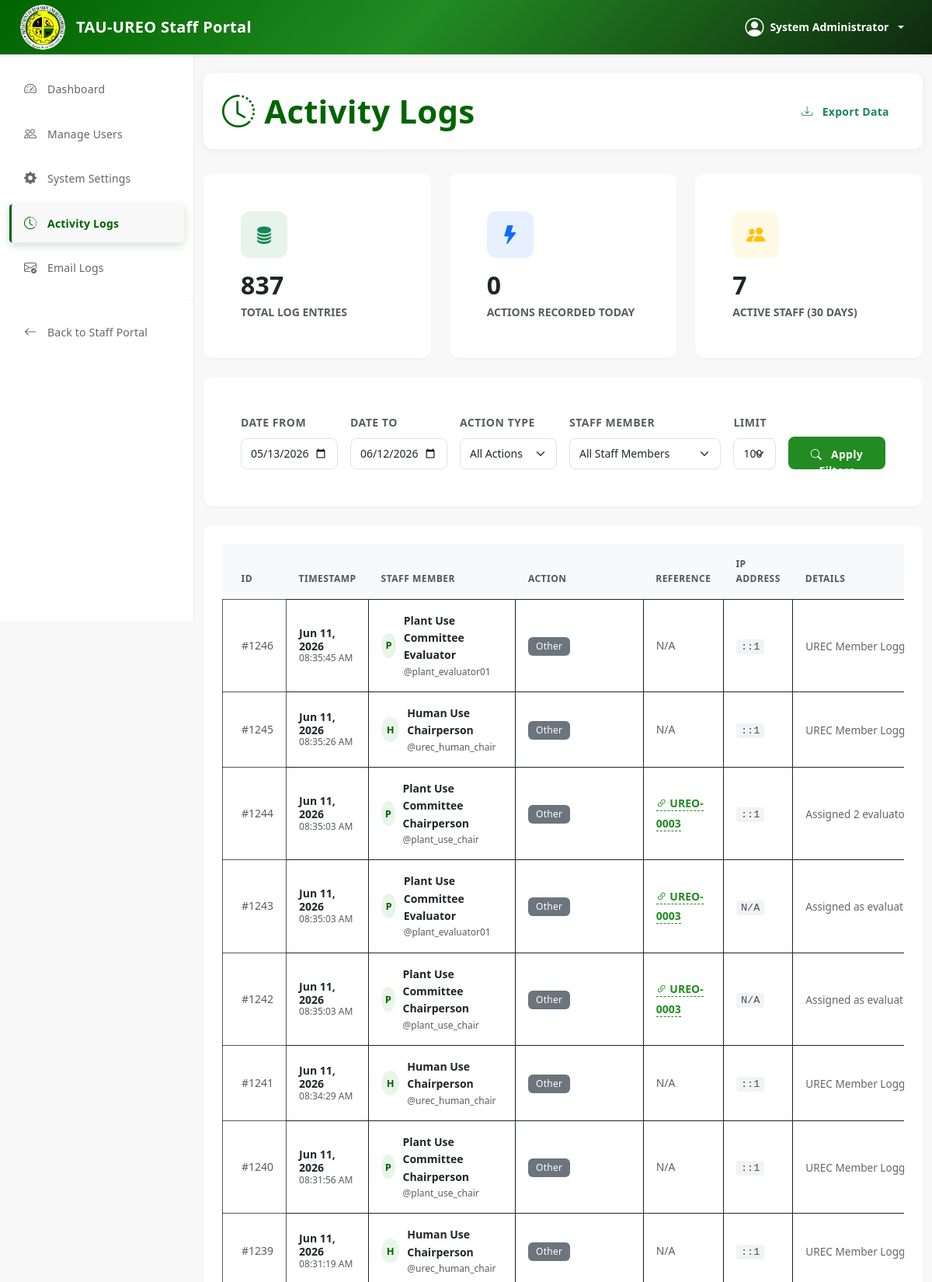
Page /admin/activity-logs.php (signed in, upper part) on the committed database.
### tables this page shows
CREATE TABLE `staff_logs` (
  `log_id` int NOT NULL AUTO_INCREMENT,
  `staff_id` int NOT NULL,
  `queue_number` varchar(20) DEFAULT NULL,
  `action_type` enum('opened_message','sent_reply','approved','rejected','viewed_application','downloaded_document','reclassified_ai','ai_feedback','other') NOT NULL,
  `action_details` text,
  `ip_address` varchar(45) DEFAULT NULL,
  `timestamp` timestamp NULL DEFAULT CURRENT_TIMESTAMP,
  PRIMARY KEY (`log_id`),
  KEY `idx_staff` (`staff_id`),
  KEY `idx_queue` (`queue_number`),
  KEY `idx_timestamp` (`timestamp`),
  CONSTRAINT `staff_logs_ibfk_1` FOREIGN KEY (`staff_id`) REFERENCES `users` (`user_id`) ON DELETE CASCADE,
  CONSTRAINT `staff_logs_ibfk_2` FOREIGN KEY (`queue_number`) REFERENCES `applications` (`queue_number`) ON DELETE SET NULL
);

CREATE TABLE `users` (
  `user_id` int NOT NULL AUTO_INCREMENT,
  `username` varchar(50) NOT NULL,
  `password_hash` varchar(255) NOT NULL,
  `user_role` enum('admin','staff','urec') DEFAULT 'staff',
  `committee_designation` varchar(50) DEFAULT NULL,
  `committee_id` int DEFAULT NULL,
  `role` enum('staff','admin') NOT NULL,
  `designation` varchar(100) DEFAULT NULL,
  `email` varchar(100) NOT NULL,
  `full_name` varchar(100) NOT NULL,
  `active_status` tinyint(1) DEFAULT '1',
  `is_active` tinyint(1) DEFAULT '1',
  `created_at` timestamp NULL DEFAULT CURRENT_TIMESTAMP,
  `last_login` timestamp NULL DEFAULT NULL,
  PRIMARY KEY (`user_id`),
  UNIQUE KEY `username` (`username`),
  KEY `idx_username` (`username`),
  KEY `idx_role` (`role`)
);

### admin/activity-logs.php (the view, shortened to what this page needs)
<?php
$conn = getDBConnection();
$date_from = $_GET['date_from'] ?? date('Y-m-d', strtotime('-30 days'));
$date_to = $_GET['date_to'] ?? date('Y-m-d');
$limit = (int)($_GET['limit'] ?? 100);
$query = "
    SELECT sl.*, u.full_name, u.username
    FROM staff_logs sl
    JOIN users u ON sl.staff_id = u.user_id
    WHERE DATE(sl.timestamp) BETWEEN ? AND ?
";
$params = [$date_from, $date_to];
$types = "ss";
$query .= " ORDER BY sl.timestamp DESC LIMIT ?";
$params[] = $limit;
$types .= "i";
$stmt = $conn->prepare($query);
$stmt->bind_param($types, ...$params);
$stmt->execute();
$logs = $stmt->get_result();
$stats = [];
$stats['total_logs'] = $conn->query("SELECT COUNT(*) as count FROM staff_logs")->fetch_assoc()['count'];
$stats['today_actions'] = $conn->query("SELECT COUNT(*) as count FROM staff_logs WHERE DATE(timestamp) = CURDATE()")->fetch_assoc()['count'];
$stats['unique_users'] = $conn->query("SELECT COUNT(DISTINCT staff_id) as count FROM staff_logs WHERE DATE(timestamp) >= DATE_SUB(CURDATE(), INTERVAL 30 DAY)")->fetch_assoc()['count'];
include '../includes/auth_header.php';
?>
<div class="container-fluid py-4">
    <div class="logs-header">
        <h2 class="logs-title">
            <i class="bi bi-clock-history"></i> Activity Logs
        </h2>
        <button type="button" class="btn btn-outline-success btn-export" onclick="exportLogs()">
            <i class="bi bi-download me-2"></i> Export Data
        </button>
    </div>
    <div class="row g-4 mb-4">
        <div class="col-md-4">
            <div class="card stat-card shadow-sm">
                <div class="card-body p-4">
                    <div class="stat-icon-wrapper bg-success bg-opacity-10 text-success">
                        <i class="bi bi-database-fill"></i>
                    </div>
                    <h3 class="fw-bold mb-1"><?php echo number_format($stats['total_logs']); ?></h3>
                    <p class="text-muted mb-0 small text-uppercase fw-semibold">Total Log Entries</p>
                </div>
            </div>
        </div>
        <div class="col-md-4">
            <div class="card stat-card shadow-sm">
                <div class="card-body p-4">
                    <div class="stat-icon-wrapper bg-primary bg-opacity-10 text-primary">
                        <i class="bi bi-lightning-fill"></i>
                    </div>
                    <h3 class="fw-bold mb-1"><?php echo number_format($stats['today_actions']); ?></h3>
                    <p class="text-muted mb-0 small text-uppercase fw-semibold">Actions Recorded Today</p>
                </div>
            </div>
        </div>
        <div class="col-md-4">
            <div class="card stat-card shadow-sm">
                <div class="card-body p-4">
                    <div class="stat-icon-wrapper bg-warning bg-opacity-10 text-warning">
                        <i class="bi bi-people-fill"></i>
                    </div>
                    <h3 class="fw-bold mb-1"><?php echo $stats['unique_users']; ?></h3>
                    <p class="text-muted mb-0 small text-uppercase fw-semibold">Active Staff (30 Days)</p>
                </div>
            </div>
        </div>
    </div>
    <div class="card filter-card shadow-sm mb-4">
        <div class="card-body p-4">
            <form method="GET" class="row g-3 align-items-end">
                <div class="col-lg-2 col-md-4">
                    <label class="form-label small fw-bold text-muted">DATE FROM</label>
                    <input type="date" name="date_from" class="form-control" value="<?php echo htmlspecialchars($date_from); ?>">
                </div>
                <div class="col-lg-2 col-md-4">
                    <label class="form-label small fw-bold text-muted">DATE TO</label>
                    <input type="date" name="date_to" class="form-control" value="<?php echo htmlspecialchars($date_to); ?>">
                </div>
                <div class="col-lg-2 col-md-4">
                    <label class="form-label small fw-bold text-muted">ACTION TYPE</label>
                    <select name="action" class="form-select">
                        <option value="">All Actions</option>
                    </select>
                </div>
                <div class="col-lg-3 col-md-6">
                    <label class="form-label small fw-bold text-muted">STAFF MEMBER</label>
                    <select name="staff" class="form-select">
                        <option value="">All Staff Members</option>
                    </select>
                </div>
                <div class="col-lg-1 col-md-3">
                    <label class="form-label small fw-bold text-muted">LIMIT</label>
                    <select name="limit" class="form-select">
                        <option value="100" <?php echo $limit == 100 ? 'selected' : ''; ?>>100</option>
                    </select>
                </div>
                <div class="col-lg-2 col-md-3">
                    <button type="submit" class="btn btn-success btn-filter">
                        <i class="bi bi-search me-2"></i> Apply Filters
                    </button>
                </div>
            </form>
        </div>
    </div>
    <div class="card logs-table-card shadow-sm">
        <div class="card-body p-0">
            <div class="table-responsive">
                <table class="table table-hover align-middle mb-0" id="logsTable">
                    <thead>
                        <tr>
                            <th class="ps-4">ID</th>
                            <th>Timestamp</th>
                            <th>Staff Member</th>
                            <th>Action</th>
                            <th>Reference</th>
                            <th>IP Address</th>
                            <th>Details</th>
                        </tr>
                    </thead>
                    <tbody>
                        <?php if ($logs->num_rows > 0): ?>
                            <?php while ($log = $logs->fetch_assoc()): ?>
                                <tr>
                                    <td class="ps-4 text-muted small">#<?php echo $log['log_id']; ?></td>
                                    <td class="timestamp-cell">
                                        <div class="fw-bold small"><?php echo date('M d, Y', strtotime($log['timestamp'])); ?></div>
                                        <div class="text-muted" style="font-size: 0.75rem;"><?php echo date('h:i:s A', strtotime($log['timestamp'])); ?></div>
                                    </td>
                                    <td>
                                        <div class="staff-info">
                                            <div class="staff-avatar">
                                                <?php echo strtoupper(substr($log['full_name'], 0, 1)); ?>
                                            </div>
                                            <div>
                                                <div class="fw-bold small"><?php echo htmlspecialchars($log['full_name']); ?></div>
                                                <div class="text-muted" style="font-size: 0.75rem;">@<?php echo htmlspecialchars($log['username']); ?></div>
                                            </div>
                                        </div>
                                    </td>
                                    <td>
                                        <?php
                                        $badge_class = 'bg-secondary';
                                        $action = $log['action_type'];
                                        if (strpos($action, 'approved') !== false) $badge_class = 'bg-success';
                                        elseif (strpos($action, 'rejected') !== false) $badge_class = 'bg-danger';
                                        elseif (strpos($action, 'created') !== false) $badge_class = 'bg-primary';
                                        elseif (strpos($action, 'updated') !== false) $badge_class = 'bg-info';
                                        elseif (strpos($action, 'deleted') !== false) $badge_class = 'bg-dark';
                                        ?>
                                        <span class="badge badge-action <?php echo $badge_class; ?> text-capitalize">
                                            <?php echo str_replace('_', ' ', $action); ?>
                                        </span>
                                    </td>
                                    <td>
                                        <?php if ($log['queue_number']): ?>
                                            <a href="../staff/view-application.php?queue=<?php echo urlencode($log['queue_number']); ?>" class="queue-link small" target="_blank">
                                                <i class="bi bi-link-45deg"></i> <?php echo htmlspecialchars($log['queue_number']); ?>
                                            </a>
                                        <?php else: ?>
                                            <span class="text-muted small">N/A</span>
                                        <?php endif; ?>
                                    </td>
                                    <td><span class="ip-code"><?php echo htmlspecialchars($log['ip_address'] ?? 'N/A'); ?></span></td>
                                    <td>
                                        <span class="details-text"><?php echo htmlspecialchars($log['action_details'] ?? ''); ?></span>
                                    </td>
                                </tr>
                            <?php endwhile; ?>
                        <?php endif; ?>
                    </tbody>
                </table>
            </div>
        </div>
    </div>
</div>
<?php include '../includes/auth_footer.php'; ?>

### includes/auth_header.php (style rules this page uses)
body { background: #F8F8F8; margin: 0; padding: 0; }

### admin/activity-logs.php (style rules this page uses)
:root { --tau-green-dark: #006400; --tau-green-primary: #228B22; --tau-green-light: #e8f5e9; --tau-accent: #ffd700; }
.logs-header { background: white; padding: 1.5rem; border-radius: 12px; box-shadow: 0 2px 12px rgba(0,0,0,0.05); margin-bottom: 2rem; display: flex; align-items: center; justify-content: space-between; flex-wrap: wrap; gap: 1rem; }
.logs-title { color: var(--tau-green-dark); font-weight: 700; margin-bottom: 0; display: flex; align-items: center; gap: 12px; }
.stat-card { border: none; border-radius: 12px; transition: transform 0.2s ease; background: white; overflow: hidden; }
.stat-icon-wrapper { width: 60px; height: 60px; border-radius: 12px; display: flex; align-items: center; justify-content: center; font-size: 1.5rem; margin-bottom: 1rem; }
.filter-card { border: none; border-radius: 12px; background: white; }
.logs-table-card { border: none; border-radius: 12px; background: white; overflow: hidden; }
.table thead th { background-color: #f8f9fa; color: #555; font-weight: 600; text-transform: uppercase; font-size: 0.75rem; letter-spacing: 0.5px; padding: 1rem; border-top: none; }
.table tbody td { padding: 1rem; vertical-align: middle; }
.badge-action { padding: 0.5em 0.8em; font-weight: 500; border-radius: 6px; font-size: 0.75rem; }
.staff-info { display: flex; align-items: center; gap: 10px; }
.staff-avatar { width: 32px; height: 32px; background-color: var(--tau-green-light); color: var(--tau-green-dark); border-radius: 50%; display: flex; align-items: center; justify-content: center; font-weight: 700; font-size: 0.8rem; }
.ip-code { background: #f1f3f5; padding: 2px 6px; border-radius: 4px; font-family: 'Monaco', 'Consolas', monospace; font-size: 0.85rem; color: #495057; }
.queue-link { color: var(--tau-green-primary); text-decoration: none; font-weight: 600; border-bottom: 1px dashed var(--tau-green-primary); }
.btn-export { border-radius: 8px; padding: 0.6rem 1.2rem; font-weight: 600; transition: all 0.2s; }
.btn-filter { background-color: var(--tau-green-primary); border: none; border-radius: 8px; height: 42px; width: 100%; transition: all 0.2s; }
.form-control, .form-select { border-radius: 8px; border: 1px solid #dee2e6; padding: 0.55rem 0.75rem; }
.timestamp-cell { line-height: 1.2; }
.details-text { color: #666; font-size: 0.85rem; max-width: 300px; display: inline-block; overflow: hidden; text-overflow: ellipsis; white-space: nowrap; vertical-align: middle; }

### rows in the picture
staff_logs: log_id "1246", timestamp "Jun 11, 2026", timestamp "08:35:45 AM", staff.full_name "P", staff.full_name "Plant Use Committee Evaluator", staff.username "plant_evaluator01", action_type "Other", shows "N/A", ip_address "::1", action_details "UREC Member…"
staff_logs: log_id "1245", timestamp "Jun 11, 2026", timestamp "08:35:26 AM", staff.full_name "H", staff.full_name "Human Use Chairperson", staff.username "urec_human_chair", action_type "Other", shows "N/A", ip_address "::1", action_details "UREC Member…"
staff_logs: log_id "1244", timestamp "Jun 11, 2026", timestamp "08:35:03 AM", staff.full_name "P", staff.full_name "Plant Use Committee Chairperson", staff.username "plant_use_chair", action_type "Other", queue_number "UREO-0003", ip_address "::1", action_details "Assigned 2…"
staff_logs: log_id "1243", timestamp "Jun 11, 2026", timestamp "08:35:03 AM", staff.full_name "P", staff.full_name "Plant Use Committee Evaluator", staff.username "plant_evaluator01", action_type "Other", queue_number "UREO-0003", ip_address "N/A", action_details "Assigned as…"
staff_logs: log_id "1242", timestamp "Jun 11, 2026", timestamp "08:35:03 AM", staff.full_name "P", staff.full_name "Plant Use Committee Chairperson", staff.username "plant_use_chair", action_type "Other", queue_number "UREO-0003", ip_address "N/A", action_details "Assigned as…"
staff_logs: log_id "1241", timestamp "Jun 11, 2026", timestamp "08:34:29 AM", staff.full_name "H", staff.full_name "Human Use Chairperson", staff.username "urec_human_chair", action_type "Other", shows "N/A", ip_address "::1", action_details "UREC Member…"
staff_logs: log_id "1240", timestamp "Jun 11, 2026", timestamp "08:31:56 AM", staff.full_name "P", staff.full_name "Plant Use Committee Chairperson", staff.username "plant_use_chair", action_type "Other", shows "N/A", ip_address "::1", action_details "UREC Member…"
staff_logs: log_id "1239", timestamp "Jun 11, 2026", timestamp "08:31:19 AM", staff.full_name "H", staff.full_name "Human Use Chairperson", staff.username "urec_human_chair", action_type "Other", shows "N/A", ip_address "::1", action_details "UREC Member…"

### other values in the picture
$_SESSION['full_name'] "System Administrator"
$stats['total_logs'] "837"
$stats['today_actions'] "0"
$stats['unique_users'] "7"
